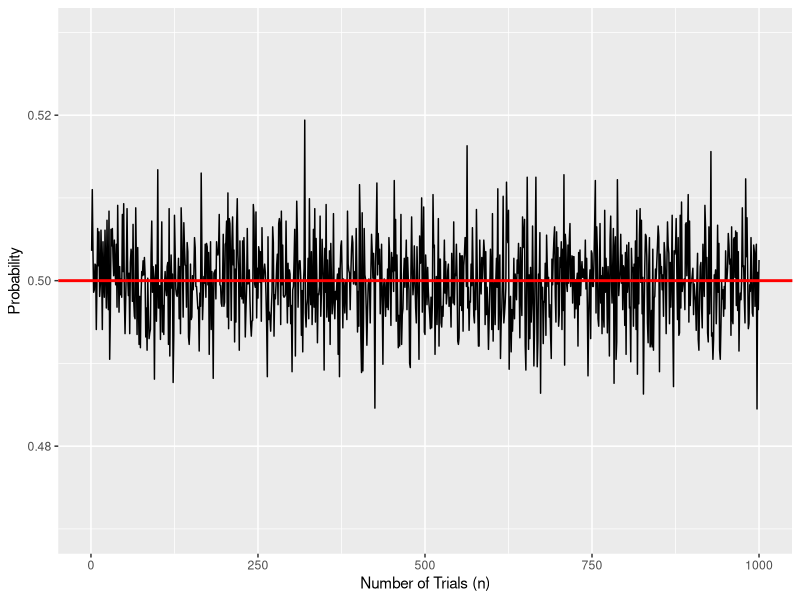
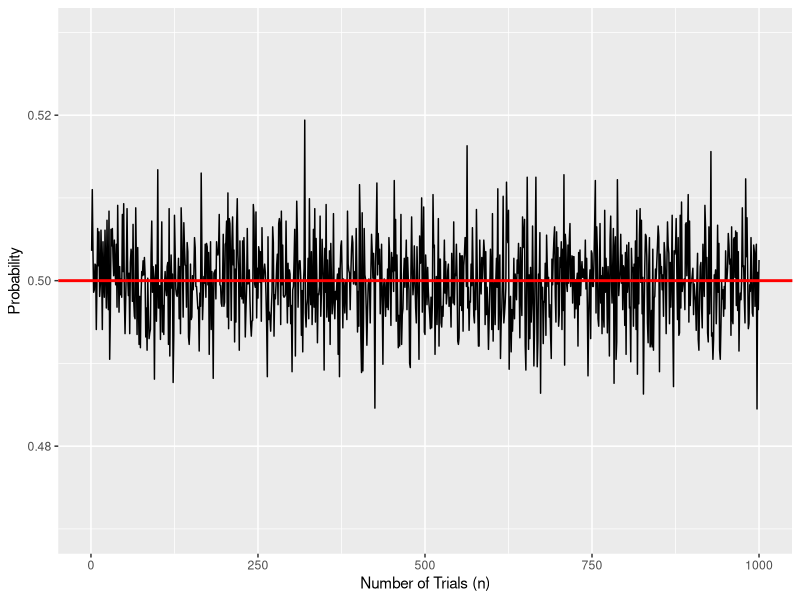

Generate these figures, in order, with R:

# load some packages
library(ggplot2)

# Frequentist Interpretation of probability
r <- 1000
prob <- numeric(r)

# Run a 'for' loop:
for (i in 1:r) {
        # toss a fair coin 10000 times
        x <- rbinom(n = 10000, size = 1, prob = 0.5)
        # calculate the ratio of heads and save in 'prob'
        prob[i] <- sum(x)/10000
}

# Some summary and an interactive plot
summary(prob)

ggplot() +
        geom_line(aes(seq_along(prob), prob)) +
        geom_hline(aes(yintercept = 0.5), color = "red", size = 1) +
        coord_cartesian(ylim = c(0.47,0.53)) +
        labs(x ="Number of Trials (n)",
             y = "Probability")
# save the plot
ggsave("figures/prob_freq.png", width = 7.77, height = 4.29)



